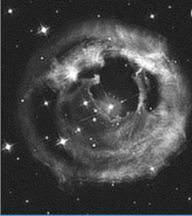
#> input picture report&presentation/images/astronomy_img_1.png, 192 x 216 px
$ python main.py
#> lines starting #> are read from the running program, lines starting #| are printed output that depends on the picture; long printed decimals are rounded
### report&presentation/source code/Moire_pattern.py
# this file implements the function to add Moire pattern to the original image
# meanwhile, it also contains the classical method to remove Moire pattern by the notch butterworth high pass filter

# import necessary packages
import cv2
import numpy as np
import matplotlib.pyplot as plt
from matplotlib.colors import LogNorm


# display images with the given title, with option of gray or not
# [49 lines left out: functions display_img, add_Moire_pattern_downsample, not called in this run]


# define a function to get the fourier transform of one image's spatial domain,
# and then shift the center
def get_img_fft_shift(img):
    img_fft = np.fft.fft2(img)
    img_fft_shift = np.fft.fftshift(img_fft)
    return img_fft_shift


# display the discrete fourier transform magnitude of the shifted frequency domain response
# [4 lines left out: function show_DFT_magnitude, not called in this run]


# create a notchpass filter and multiply it with the DFT of the newspaper car
# implement Butterworth high pass filter
def BHPF(M, N, D0, n, uk, vk):
    H_BHPF = np.zeros((M, N))
    D = np.zeros((M, N))
    for u in range(M):
        for v in range(N):
            D[u, v] = np.sqrt((u - M / 2 - uk) ** 2 + (
                    v - N / 2 - vk) ** 2)  # euclidean distance from (u,v) to ((uk,vk) related to center)
            H_BHPF[u, v] = 1 / (1 + (D0 / D[u, v]) ** (2 * n))
    return H_BHPF


# implement Butterworth notch reject filter
def notchFilter(img, n, UV_set):  # n is the parameter of the Butterworth highpass filter
    # Q is the number of Butterworth highpass filter pairs
    M, N = img.shape
    # initialize the filter
    H_notch = np.zeros((M, N))
    length_set = len(UV_set)
    for i in range(length_set):
        uk, vk, D0 = UV_set[i]
        if i == 0:
            H_notch = BHPF(M, N, D0, n, uk, vk) * BHPF(M, N, D0, n, -uk, -vk)
        else:
            H_notch = H_notch * BHPF(M, N, D0, n, uk, vk) * BHPF(M, N, D0, n, -uk, -vk)
    return H_notch


# use the inverse fourier transformation to view the image after the addition of the Moire pattern
def img_ifft(img_fft_shift):
    Img_inverse_fft_shift = np.fft.ifftshift(img_fft_shift)
    Img_inverse_fft = np.fft.ifft2(Img_inverse_fft_shift)
    Img_inverse_fft = np.abs(Img_inverse_fft)
    return Img_inverse_fft


# borrow Moire pattern from given image degraded by Moire pattern
# add the borrowed pattern in the frequency domain into the original image to create the Moire pattern
def add_Moire_pattern_borrow(img, Moire_pattern_src, UV_set_newspaper):
    # get the shape of the original image
    M, N = img.shape
    # resize the shape of the source image with Moire pattern to match the shape of original image
    Img_Moire = cv2.resize(Moire_pattern_src, dsize=(N, M), interpolation=cv2.INTER_LINEAR)
    # display the fourier transform magnitude of the Moire pattern source image
    Img_Moire_fft_shift = get_img_fft_shift(Img_Moire)
    # show_DFT_magnitude(Img_Moire_fft_shift,
    #                    "discrete fourier transform magnitude of the Moire pattern source image")
    img_fft_shift = get_img_fft_shift(img)
    n = 4
    # get the notch pass filter
    Img_Moire_notch_pass = 1 - notchFilter(Img_Moire, n, UV_set_newspaper)
    # add the Moire pattern from the source image to the original image
    Img_astronomy_fft_shift_added = img_fft_shift + Img_Moire_notch_pass * Img_Moire_fft_shift
    # show_DFT_magnitude(Img_astronomy_fft_shift_added,
    #                    "discrete fourier transform magnitude after the addition of Moire frequency")
    return Img_astronomy_fft_shift_added

# [21 lines left out: function restore_Moire, not called in this run]

# [33 lines that do not run on import are left out]

### report&presentation/source code/sine_periodic_noise.py
# this file implements the function to add the periodic sine noise
# It also includes the classical algorithm to remove the periodic sine noise

# import necessary packages
import cv2
import numpy as np
import matplotlib.pyplot as plt


# display images with the given title, with option of gray or not
# [9 lines left out: function display_img, not called in this run]


def add_periodic_noise(img, mean, amplitude, frequency):
    M, N = img.shape
    noise = np.zeros((M, N))
    for i in range(M):
        for j in range(N):
            noise[i, j] = mean + amplitude * np.sin(2 * np.pi * frequency * j)
    return img + noise


# [9 lines that do not run on import are left out]

### report&presentation/source code/gaussian_noise.py
# this file implements the function to add the gaussian noise
# It also includes the classical algorithm to remove the gaussian noise

# import necessary packages
import cv2
import numpy as np
import matplotlib.pyplot as plt


# display images with the given title, with option of gray or not
# [9 lines left out: function display_img, not called in this run]


def add_gaussian_noise(img, mean, sigma):
    M, N = img.shape
    noise = np.zeros((M, N))
    for i in range(M):
        for j in range(N):
            noise[i, j] = np.random.normal(mean, sigma, 1)
    return img + noise


# [9 lines that do not run on import are left out]

### report&presentation/source code/main.py
# this file is the main file to execute the whole project,
# we can see the overall process of these images' degradation and restoration

# import necessary packages
import cv2
import numpy as np
import matplotlib.pyplot as plt
from skimage import restoration, filters
from skimage.morphology import disk
from skimage.metrics import structural_similarity as ssim
from skimage.metrics import peak_signal_noise_ratio as psnr

import Moire_pattern
import sine_periodic_noise
import gaussian_noise


# display images with the given title, with option of gray or not
def display_img(img_name, title, gray=True, v_range=True):
    # v_range denotes whether the range of intensity values is 0-255
    if v_range:
        if gray:
            plt.imshow(img_name, vmin=0, vmax=255, cmap="gray")
        else:
            plt.imshow(img_name.astype('uint8'), vmin=0, vmax=255)
        plt.title(title)
        plt.show()
    else:
        if gray:
            plt.imshow(img_name, cmap="gray")
        else:
            plt.imshow(img_name.astype('uint8'), vmin=0, vmax=255)
        plt.title(title)
        plt.show()


# display the result, and evaluate the result by PSNR and SSIM
def evaluate_result(img_true, img_test, name, v_range=True):
    display_img(img_test, name, True, v_range=v_range)
    print(f"The PSNR of the {name}: {psnr(img_true, img_test, data_range=255)}")
    print(f"The SSIM of the {name}: {ssim(img_true, img_test, data_range=255)}")
    print()


# define notch filter
def notch_filter(Img_noisy, UV_set_astronomy):
    # find the fourier transform magnitude of the noisy image
    Img_noisy_fft_shift = Moire_pattern.get_img_fft_shift(Img_noisy)
    # Moire_pattern.show_DFT_magnitude(Img_noisy_fft_shift,
    #                                  "discrete fourier transform magnitude of the noisy image")

    # set the parameters of the u_k, v_k, and D0
    # they denote the location we want to reject, and the extent we want to reject it

    # set the parameter n of the notch filter
    n = 1.5

    # use notch butterworth reject filter
    Img_astronomy_notch_reject = Moire_pattern.notchFilter(Img_noisy, n, UV_set_astronomy)

    # get the fourier transform of the noisy image
    # Img_noisy_fft_shift = Moire_pattern.get_img_fft_shift(Img_noisy)

    # multiply the notch butterworth reject filter with the frequency response of the image with Moire pattern addition
    Img_restore_notch_fft_shift = Img_noisy_fft_shift * Img_astronomy_notch_reject

    # find out the modified fourier transformation domain
    # Moire_pattern.show_DFT_magnitude(Img_restore_notch_fft_shift,
    #                                  "discrete fourier transform magnitude of the restored image")

    # use inverse fourier transformation to get back the restored astronomy image
    Img_restore_notch = Moire_pattern.img_ifft(Img_noisy_fft_shift)
    return Img_restore_notch


def restore_img(img_name):
    # read and display the original image
    # img_name = "astronomy_img_1.png"
#> called with img_name = 'astronomy_img_1.png'
    Img_astronomy = cv2.imread("./../images/" + img_name, cv2.IMREAD_GRAYSCALE)
#> Img_astronomy: shape (216, 192); min 21, max 255, mean 67.3
    display_img(Img_astronomy, "original astronomy image", True)

    # add the different noises to the image and generate the noisy image
    # add Moire pattern to the original image
    Img_Moire_name = "car_newsprint.tif"
    Img_with_moire = cv2.imread("./../images/" + Img_Moire_name, cv2.IMREAD_GRAYSCALE)
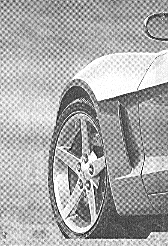
#> input picture report&presentation/images/car_newsprint.tif, 168 x 246 px
#> Img_with_moire is the input picture: shape (246, 168); min 0, max 255, mean 169.7

    # find the locations of the Moire pattern in the frequency domain
    UV_set_newspaper = [(42, -28, 20), (84, -28, 20), (-42, -28, 20), (-84, -28, 20)]

    # get the image frequency domain response added with the Moire pattern
    Img_added_Moire_fft_shift = Moire_pattern.add_Moire_pattern_borrow(Img_astronomy, Img_with_moire, UV_set_newspaper)
#> after the loop in notchFilter, `for i in range(length_set):`:
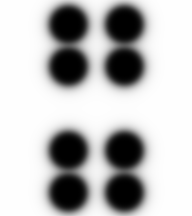
#> H_notch: shape (216, 192) float64; min 0, max 1, mean 0.737

    # get the inverse fourier transform of the image frequency domain response
    Img_added_Moire = Moire_pattern.img_ifft(Img_added_Moire_fft_shift)

    # display the image with the added Moire pattern
    display_img(Img_added_Moire, "astronomy image added with the Moire pattern")

    # add the sine periodic noise to the astronomy image
    Img_astronomy_sine_periodic = sine_periodic_noise.add_periodic_noise(Img_added_Moire, 0, 20, 0.1)
#> after the loop in add_periodic_noise, `for i in range(M):`:
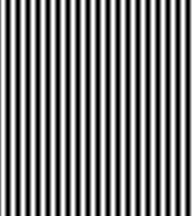
#> noise: shape (216, 192) float64; min -19.02, max 19.02, mean 0.0612; drawn with min black and max white
    display_img(Img_astronomy_sine_periodic, "image added with the sine periodic noise")

    # add the gaussian noise to the astronomy image
    Img_noisy = gaussian_noise.add_gaussian_noise(Img_astronomy_sine_periodic, 0, 15)
#> after the loop in add_gaussian_noise, `for i in range(M):`:
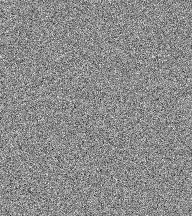
#> noise: shape (216, 192) float64; min -69.9, max 57.48, mean -0.1; drawn with min black and max white
    # display_img(Img_noisy, "the noisy image degraded with three kinds of noise")

    # compute the PSNR and SSIM of the noisy image
    evaluate_result(Img_astronomy, Img_noisy, "noisy image")
#| The PSNR of the noisy image: 18.861
#| The SSIM of the noisy image: 0.2928

    # use classical algorithms to try to restore the noisy image
    # in spatial domain

    # use average filter
    Img_restore_mean = cv2.blur(Img_noisy, (3, 3))
    evaluate_result(Img_astronomy, Img_restore_mean, "image restored by mean filter")
#| The PSNR of the image restored by mean filter: 23.003
#| The SSIM of the image restored by mean filter: 0.4401

    # use median filter
    Img_restore_median = filters.median(Img_noisy, disk(3))
    evaluate_result(Img_astronomy, Img_restore_median, "image restored by median filter")
#| The PSNR of the image restored by median filter: 24.453
#| The SSIM of the image restored by median filter: 0.5049

    # use adaptive median filter
    Img_restore_adaptive_median = filters.threshold_local(Img_noisy, 3, "median")
    evaluate_result(Img_astronomy, Img_restore_adaptive_median,
                    "image restored by adaptive median filter")
#| The PSNR of the image restored by adaptive median filter: 22.725
#| The SSIM of the image restored by adaptive median filter: 0.4163

    # use gaussian filter
    Img_restore_gaussian = filters.gaussian(Img_noisy, 3)
    evaluate_result(Img_astronomy, Img_restore_gaussian,
                    "image restored by gaussian filter")
#| The PSNR of the image restored by gaussian filter: 24.258
#| The SSIM of the image restored by gaussian filter: 0.6698

    # in frequency domain
    PSF = np.ones((5, 5)) / 25
    # use wiener filter
    Img_restore_wiener = restoration.wiener(Img_noisy / 255, PSF, 1.09)
    evaluate_result(Img_astronomy, Img_restore_wiener * 255,
                    "image restored by wiener filter", False)
#| The PSNR of the image restored by wiener filter: 21.997
#| The SSIM of the image restored by wiener filter: 0.3954
    # print("wiener",Img_restore_wiener)

    # use richardson-lucy algorithm filter
    Img_restore_RL = restoration.richardson_lucy(Img_noisy / 255, PSF, num_iter=5)
    evaluate_result(Img_astronomy, Img_restore_RL * 255,
                    "image restored by richardson-lucy algorithm filter", False)
#| The PSNR of the image restored by richardson-lucy algorithm filter: 18.588
#| The SSIM of the image restored by richardson-lucy algorithm filter: 0.2842

    # print("RL",Img_restore_RL)

    # use notch filter

    UV_set_astronomy = [(42, -28, 20), (84, -28, 20), (-42, -28, 20), (-84, -28, 20)]
    Img_restore_notch = notch_filter(Img_noisy, UV_set_astronomy)
#> call 2 of notchFilter, with n = 1.5
#> after the loop in notchFilter (call 2), `for i in range(length_set):`:
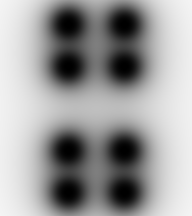
#> H_notch: shape (216, 192) float64; min 0, max 0.959, mean 0.611
    evaluate_result(Img_astronomy, Img_restore_notch, "image restored by notch filter")
#| The PSNR of the image restored by notch filter: 19.367
#| The SSIM of the image restored by notch filter: 0.3046

    # innovative algorithm: use multiple filters with a proper combination,

    # laplacian filter sharpening
    # gaussian filter result added with laplacian filter
    k = 3
    Img_restore_gaussian_laplacian_boost = filters.laplace(Img_restore_gaussian)
    Img_restore_gaussian_laplacian = Img_restore_gaussian + k * Img_restore_gaussian_laplacian_boost
    evaluate_result(Img_astronomy, Img_restore_gaussian_laplacian,
                    "image restored by gaussian and laplacian filter")
#| The PSNR of the image restored by gaussian and laplacian filter: 25.301
#| The SSIM of the image restored by gaussian and laplacian filter: 0.6386

    # notch filter result added with laplacian filter
    k = 1
    Img_restore_notch_laplacian_boost = filters.laplace(Img_restore_notch)
    Img_restore_notch_laplacian = Img_restore_notch + k * Img_restore_notch_laplacian_boost
    evaluate_result(Img_astronomy, Img_restore_notch_laplacian,
                    "image restored by notch and laplacian filter")
#| The PSNR of the image restored by notch and laplacian filter: 7.881
#| The SSIM of the image restored by notch and laplacian filter: 0.07222

    # wiener filter result added with laplacian filter
    k = 2
    Img_restore_wiener_255 = Img_restore_wiener * 255
    Img_restore_wiener_laplacian_boost = filters.laplace(Img_restore_wiener_255)
    Img_restore_wiener_laplacian = Img_restore_wiener_255 + k * Img_restore_wiener_laplacian_boost
    evaluate_result(Img_astronomy, Img_restore_wiener_laplacian,
                    "image restored by wiener and laplacian filter")
#| The PSNR of the image restored by wiener and laplacian filter: 17.727
#| The SSIM of the image restored by wiener and laplacian filter: 0.2495

    # Histogram equalization
    # use histogram equalization on restored results of gaussian filter
    Img_restore_gaussian_hist = cv2.equalizeHist(np.uint8(Img_restore_gaussian))
    evaluate_result(Img_astronomy, Img_restore_gaussian_hist,
                    "image restored by gaussian filter and histogram equalization")
#| The PSNR of the image restored by gaussian filter and histogram equalization: 10.574
#| The SSIM of the image restored by gaussian filter and histogram equalization: 0.3255

    # use histogram equalization on restored results of notch filter
    Img_restore_notch_hist = cv2.equalizeHist(np.uint8(Img_restore_notch))
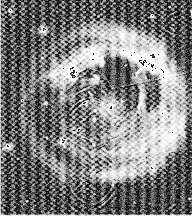
#> Img_restore_notch_hist: shape (216, 192); min 0, max 255, mean 127.4
    evaluate_result(Img_astronomy, Img_restore_notch_hist,
                    "image restored by notch filter and histogram equalization")
#| The PSNR of the image restored by notch filter and histogram equalization: 10.063
#| The SSIM of the image restored by notch filter and histogram equalization: 0.1596

    # use histogram equalization on restored results of wiener filter
    Img_restore_wiener_hist = cv2.equalizeHist(np.uint8(Img_restore_wiener_255))
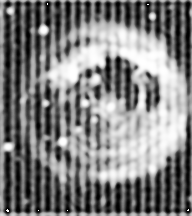
#> Img_restore_wiener_hist: shape (216, 192); min 0, max 255, mean 128.5
    evaluate_result(Img_astronomy, Img_restore_wiener_hist,
                    "image restored by wiener filter and histogram equalization")
#| The PSNR of the image restored by wiener filter and histogram equalization: 10.366
#| The SSIM of the image restored by wiener filter and histogram equalization: 0.2069

    # wiener filter combined with notch filter
    Img_restore_wiener_notch = notch_filter(Img_restore_wiener_255, UV_set_astronomy)
    evaluate_result(Img_astronomy, Img_restore_wiener_notch,
                    "image restored by wiener filter and notch filter")
#| The PSNR of the image restored by wiener filter and notch filter: 21.999
#| The SSIM of the image restored by wiener filter and notch filter: 0.3955

    # gaussian filter combined with notch filter
    Img_restore_gaussian_notch = notch_filter(Img_restore_gaussian, UV_set_astronomy)
    evaluate_result(Img_astronomy, Img_restore_gaussian_notch,
                    "image restored by gaussian filter and notch filter")
#| The PSNR of the image restored by gaussian filter and notch filter: 24.258
#| The SSIM of the image restored by gaussian filter and notch filter: 0.6698


restore_img("astronomy_img_1.png")
# restore_img("astronomy_img_2.jpg")
# restore_img("astronomy_img_3.jpg")
